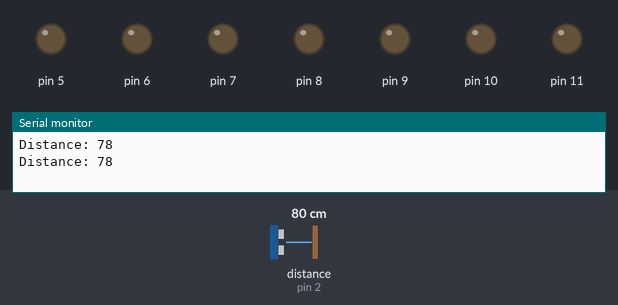
Recording of a sketch running on a simulated Arduino Uno, built with avr-gcc and run on an emulated ATmega328P. On the bench: output pins drawn as LEDs (lit = HIGH), the last lines printed to the serial monitor. Wiring (inferred from the names in the program): ultrasonic range finder: trigger pin 3; echo pin 2. Inputs (shaded band) come from the test bench; at power-on: distance to the obstacle (sensor on pin 2) 80 cm. The echo pulse lasts 58.3 µs per cm; pins used as bus, display or sensor lines are not drawn.

Above: at 1.8 s.
1.9 s: distance to the obstacle (sensor on pin 2) set to 2 cm
At 4.2 s:
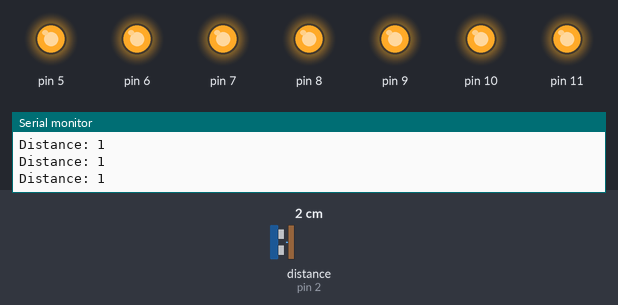
4.5 s: distance to the obstacle (sensor on pin 2) set to 9 cm
At 6.7 s:
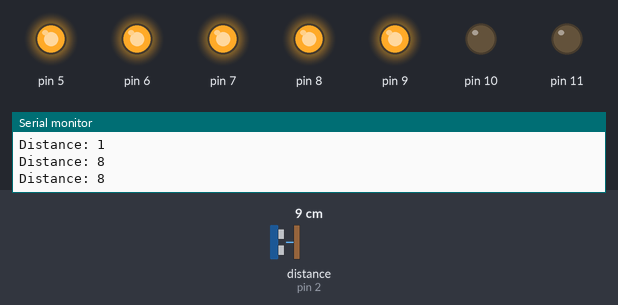
7.5 s: distance to the obstacle (sensor on pin 2) set to 4 cm
At 10.2 s:
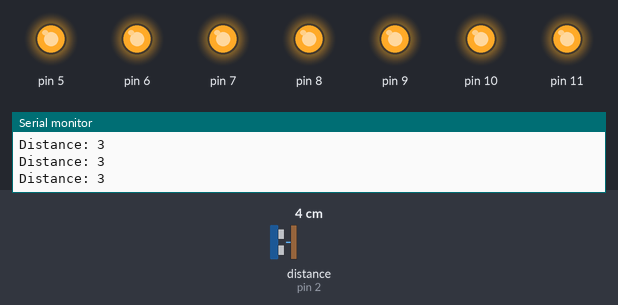
10.5 s: distance to the obstacle (sensor on pin 2) set to 11 cm
At 12.8 s:
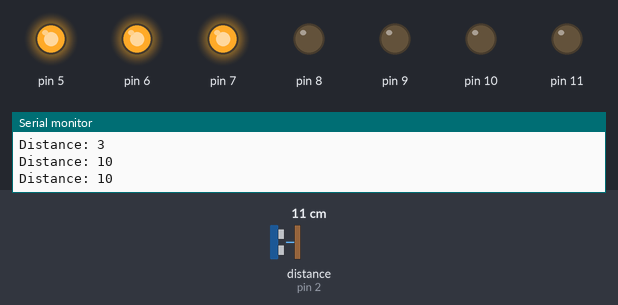
13.5 s: distance to the obstacle (sensor on pin 2) set to 18 cm
At 16.4 s:
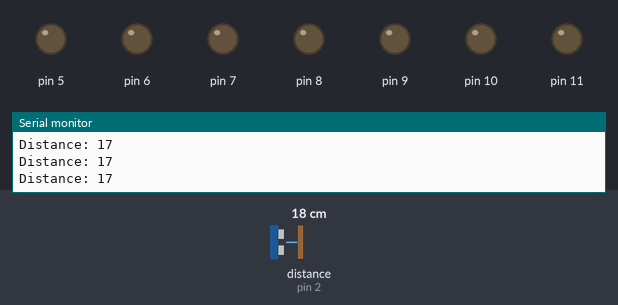
Timing chart, 0 to 17.5 s (numbered marks = the images above; inputs shaded):
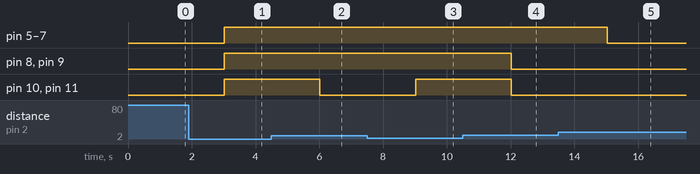

Measured:
- after the input at 1.9 s, pin 5–11: LOW → HIGH after 1.1 s
- after the input at 4.5 s, pin 10, pin 11: HIGH → LOW after 1.5 s
- after the input at 7.5 s, pin 10, pin 11: LOW → HIGH after 1.5 s
- after the input at 10.5 s, pin 8–11: HIGH → LOW after 1.5 s
- after the input at 13.5 s, pin 5–7: HIGH → LOW after 1.5 s

The sketch:

LAB3-2.ino
```cpp
const int trigPin = 3;
const int echoPin = 2;
long duration;
int distance;
int i;
void setup()
{
    pinMode(trigPin, OUTPUT);
    pinMode(echoPin, INPUT);
    for (i = 5; i <= 11; i++) // LED Pin 2 - 8
    {
        pinMode(i, OUTPUT);
    }

    Serial.begin(9600);
}
void loop()
{
    digitalWrite(trigPin, LOW);
    delayMicroseconds(2);
    digitalWrite(trigPin, HIGH);
    delayMicroseconds(10);
    digitalWrite(trigPin, LOW);

    duration = pulseIn(echoPin, HIGH);
    distance = duration * 0.034 / 2;
    Serial.print("Distance: ");
    Serial.println(distance);
    delay(1000);

    if (distance > 12)
    {
        for (i = 5; i <= 11; i++)
        {
            digitalWrite(i, LOW);
        }
    }
    if (distance > 11 && distance <= 12)
    {
        digitalWrite(5, HIGH);
        for (i = 6; i <= 11; i++)
        {
            digitalWrite(i, LOW);
        }
    }
    if (distance > 10 && distance <= 11)
    {
        for (i = 5; i <= 6; i++)
        {
            digitalWrite(i, HIGH);
        }
        for (i = 7; i <= 11; i++)
        {
            digitalWrite(i, LOW);
        }
    }
    if (distance > 9 && distance <= 10)
    {
        for (i = 5; i <= 7; i++)
        {
            digitalWrite(i, HIGH);
        }
        for (i = 8; i <= 11; i++)
        {
            digitalWrite(i, LOW);
        }
    }
    if (distance > 8 && distance <= 9)
    {
        for (i = 5; i <= 8; i++)
        {
            digitalWrite(i, HIGH);
        }
        for (i = 9; i <= 11; i++)
        {
            digitalWrite(i, LOW);
        }
    }
    if (distance > 7 && distance <= 8)
    {
        for (i = 5; i <= 9; i++)
        {
            digitalWrite(i, HIGH);
        }
        for (i = 10; i <= 11; i++)
        {
            digitalWrite(i, LOW);
        }
    }
    if (distance > 6 && distance <= 7)
    {
        for (i = 5; i <= 10; i++)
        {
            digitalWrite(i, HIGH);
        }
        digitalWrite(11, LOW);
    }
    if (distance > 0 && distance <= 6)
    {
        for (i = 5; i <= 11; i++)
        {
            digitalWrite(i, HIGH);
        }
    }
}
```
